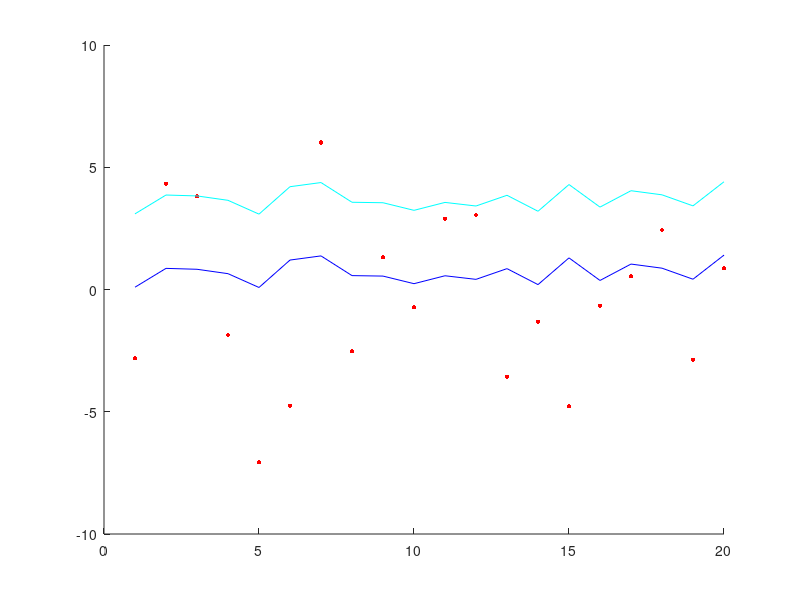

The MATLAB source for this figure: (Note: this script raises an error after producing the figure.)
clc
clear
close all

randn('seed',13);

n = 20;
y_e = randn(n,1).*3;

figure;
hold on; 
plot(y_e,'.r','markersize',10)

y_r = rand(n,1).*1.5;

plot(y_r,'b')

soglia = 3;
y_r_s = y_r+soglia;

plot(y_r_s,'c')


% procedura

ok = (y_e >= y_r & y_e <= y_r_s);


n_ok = sum(ok); n_ok

perc_ok = n_ok/n; fprintf('corretti : %03f \n',perc_ok)


err_mse = mse(y_e, y_r)
